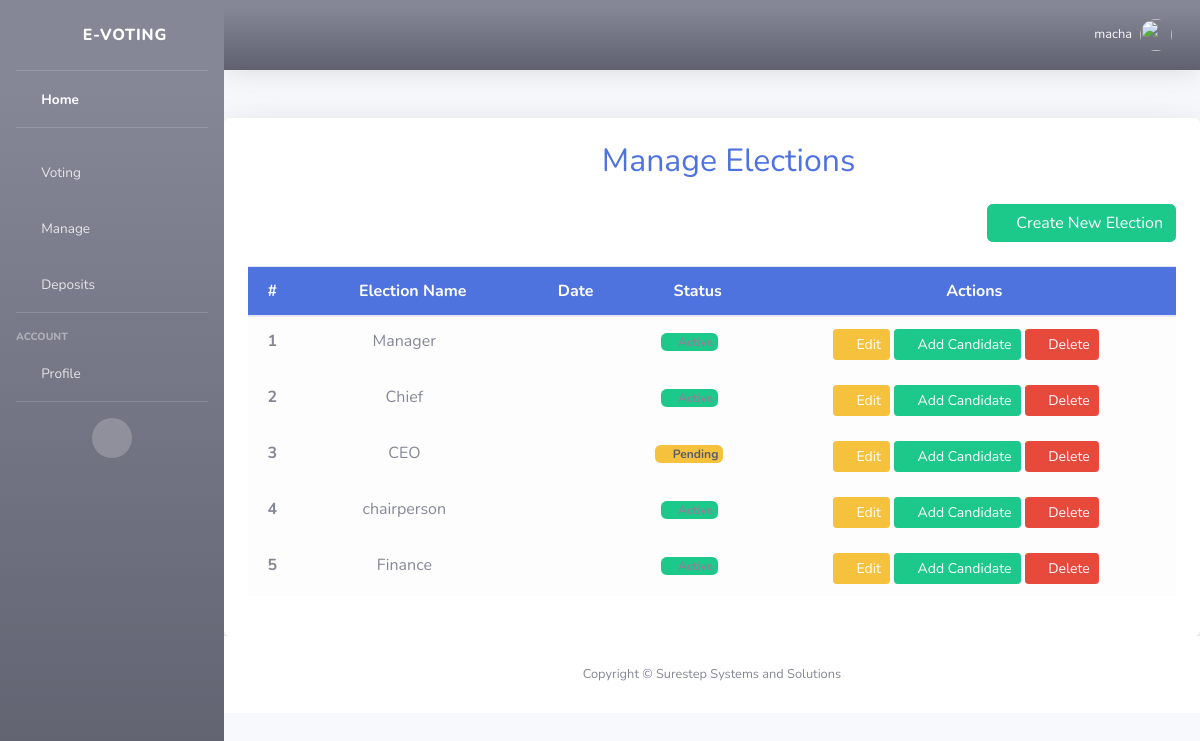
The app's page /man_elections (signed in), older data.
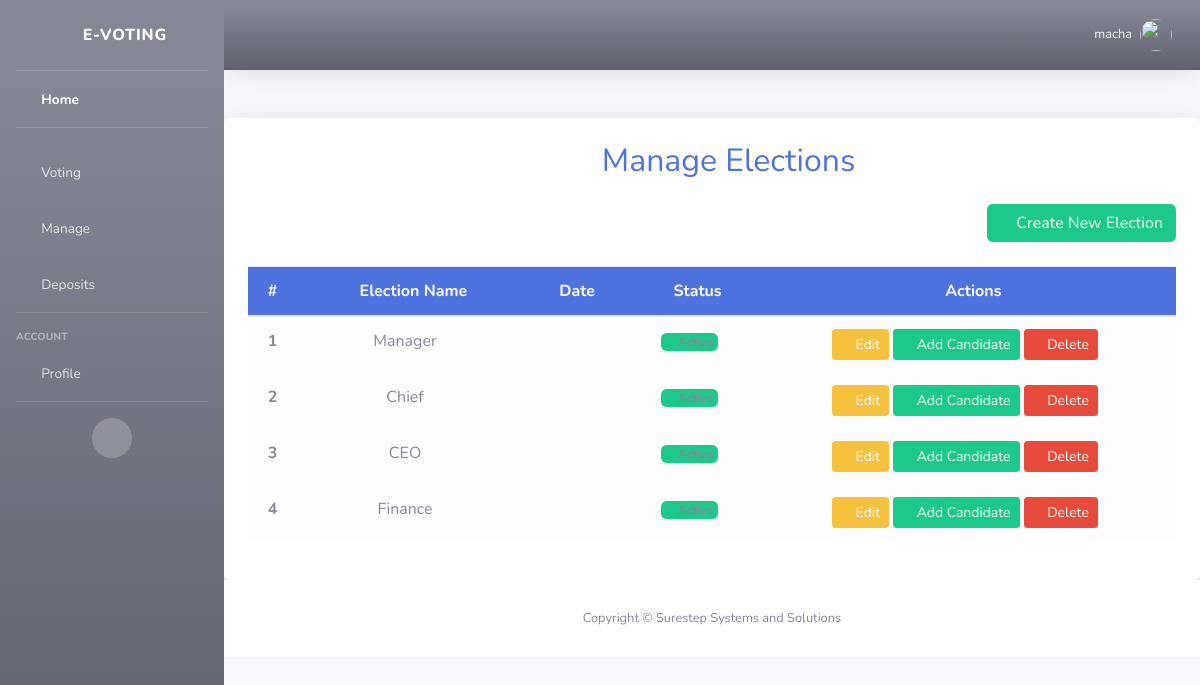
The same page, newer data.
### webapp/models.py (models this page shows, shortened)
class Election(models.Model):
    STATUS_CHOICES = [
        ('pending', 'Pending'),
        ('active', 'Active'),
    ]
    name = models.CharField(max_length=255, unique=True)
    date = models.DateField()
    from django.utils import timezone
    some_field = models.DateTimeField(default=timezone.now)
    status = models.CharField(max_length=10, choices=STATUS_CHOICES, default='pending')

### webapp/views.py (the view)
# urls.py: path('man_elections', views.manage_elections, name='man_elections'),
@login_required
def manage_elections(request):
    if request.method == "POST":
        election_id = request.POST.get("election_id")
        election = get_object_or_404(Election, id=election_id)
        election.delete()
        messages.success(request, "Election deleted successfully!")
        return redirect('manage_elections')  # Redirect after deletion
    elections = Election.objects.all()
    return render(request, 'man_elections.html', {'elections': elections})

### webapp/templates/man_elections.html (shortened to what this page needs)
{% extends 'base.html' %}
{% load static %}
{% block content %}
<div class="container mt-5 p-4 shadow-lg bg-white rounded">
    <h2 class="text-center mb-4 text-primary">
        <i class="fas fa-cogs"></i> Manage Elections
    </h2>
    <div class="d-flex justify-content-end mb-4">
        <a href="{% url 'create_election' %}" class="btn btn-success">
            <i class="fas fa-plus-circle"></i> Create New Election
        </a>
    </div>
    <div class="table-responsive">
        <table class="table table-hover text-center align-middle">
            <thead class="bg-primary text-white">
                <tr>
                    <th scope="col">#</th>
                    <th scope="col"><i class="fas fa-poll"></i> Election Name</th>
                    <th scope="col"><i class="fas fa-calendar-alt"></i> Date</th>
                    <th scope="col"><i class="fas fa-info-circle"></i> Status</th>
                    <th scope="col"><i class="fas fa-tools"></i> Actions</th>
                </tr>
            </thead>
            <tbody>
                {% for election in elections %}
                <tr class="table-light">
                    <th scope="row">{{ forloop.counter }}</th>
                    <td class="fw-bold">{{ election.name }}</td>
                    <td>{{ election.election_date }}</td>
                    <td>
                        {% if election.status == 'pending' %}
                        <span class="badge bg-warning text-dark"><i class="fas fa-clock"></i> Pending</span>
                        {% elif election.status == 'active' %}
                        <span class="badge bg-success"><i class="fas fa-check-circle"></i> Active</span>
                        {% else %}
                        <span class="badge bg-secondary"><i class="fas fa-flag-checkered text-light"></i> <span class="text-light">Completed</span></span>
                        {% endif %}
                    </td>
                    <td>
                        <button class="btn btn-warning btn-sm edit-election-btn"
                            data-id="{{ election.id }}"
                            data-name="{{ election.name }}"
                            data-status="{{ election.status }}"
                            data-date="{{ election.election_date }}">
                            <i class="fas fa-edit"></i> Edit
                        </button>
                        <a href="{% url 'create_candidate' %}?id={{ election.id }}" class="btn btn-success btn-sm">
                            <i class="fas fa-plus"></i> Add Candidate
                        </a>
                        <a href="{% url 'delete_election' %}?id={{ election.id }}" class="btn btn-danger btn-sm">
                            <i class="fas fa-trash-alt"></i> Delete
                        </a>
                    </td>
                </tr>
                {% empty %}
                <tr>
                    <td colspan="5" class="text-center text-muted">
                        <i class="fas fa-info-circle"></i> No elections available.
                    </td>
                </tr>
                {% endfor %}
            </tbody>
        </table>
    </div>
</div>
{% endblock %}

Row changes from the older to the newer data that the page shows:
removed Election: name "chairperson", status "active" (drawn)
changed Election "CEO": status "Pending" → "Active"
